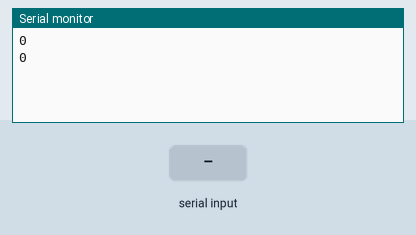
Recording of a sketch running on a simulated Arduino Uno, built with avr-gcc and run on an emulated ATmega328P. Parts: the last lines printed to the serial monitor. The inputs (shaded band) are chosen by the test bench.

Above: at 1.2 s.
1.3 s: "90,45\n" received over Serial
At 2.6 s:
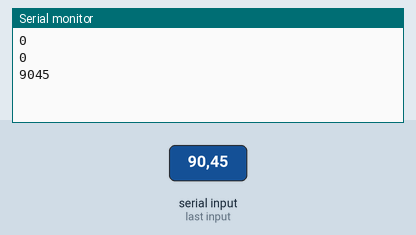
2.8 s: "30,150\n" received over Serial
At 3.7 s:
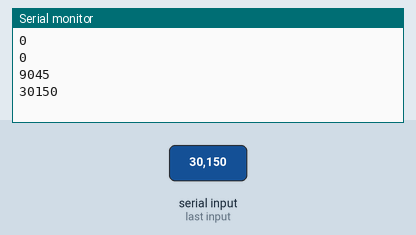
Timing chart, 0 to 5.8 s (numbered marks = the images above; inputs shaded):
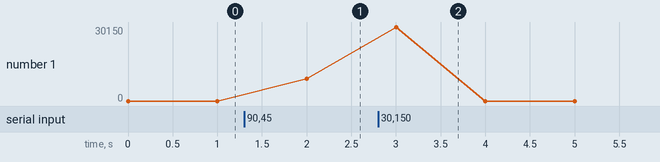

The sketch:

lire_entier.ino
```cpp
int byte_read = 0;              ///< The current byte
int recieved_integer = 0;       ///< The current recieved integer

void setup()
{
    Serial.begin(9600);
}

boolean is_a_number(int n)
{
    return n >= 48 && n <= 57;
}

int ascii2int(int n, int byte_read)
{
    return n * 10 + (byte_read - 48);
}

void loop()
{
    recieved_integer = 0;
    while (Serial.available()) {
        byte_read = Serial.read();
        if (is_a_number(byte_read)) {
            recieved_integer = ascii2int(recieved_integer, byte_read);
        }
    }
    Serial.println(recieved_integer);
    delay(1000);
}
```

Measured:
- after the input at 1.3 s, the serial monitor: prints a new line after 0.70 s (image 1)
- after the input at 2.8 s, the serial monitor: prints a new line after 0.20 s (image 2)
- plotted number 1: 0 → 9045 after the input at 1.3 s
